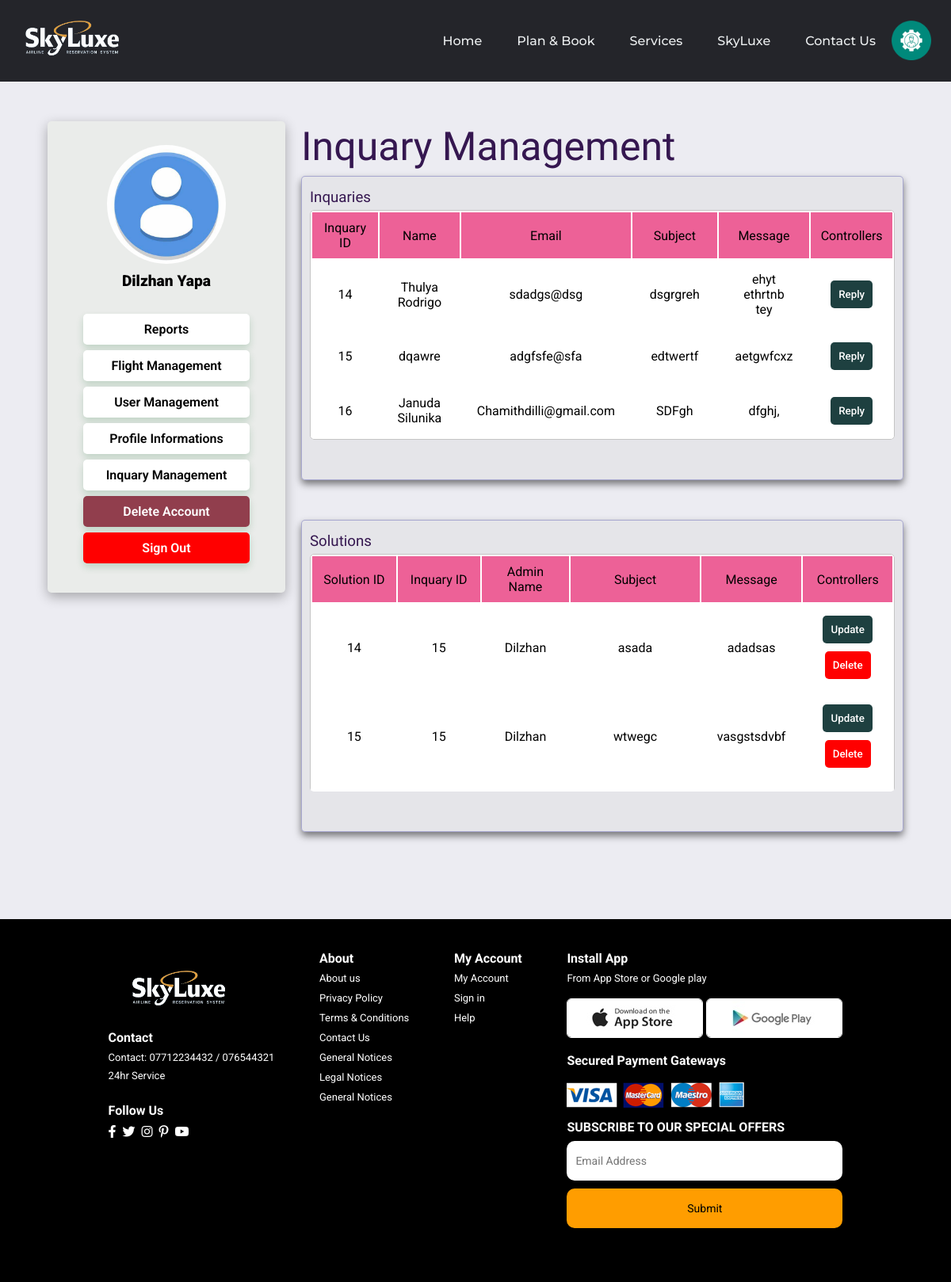
/Pages/inquaryManagement.php (signed in), run on an earlier commit of the app's database.
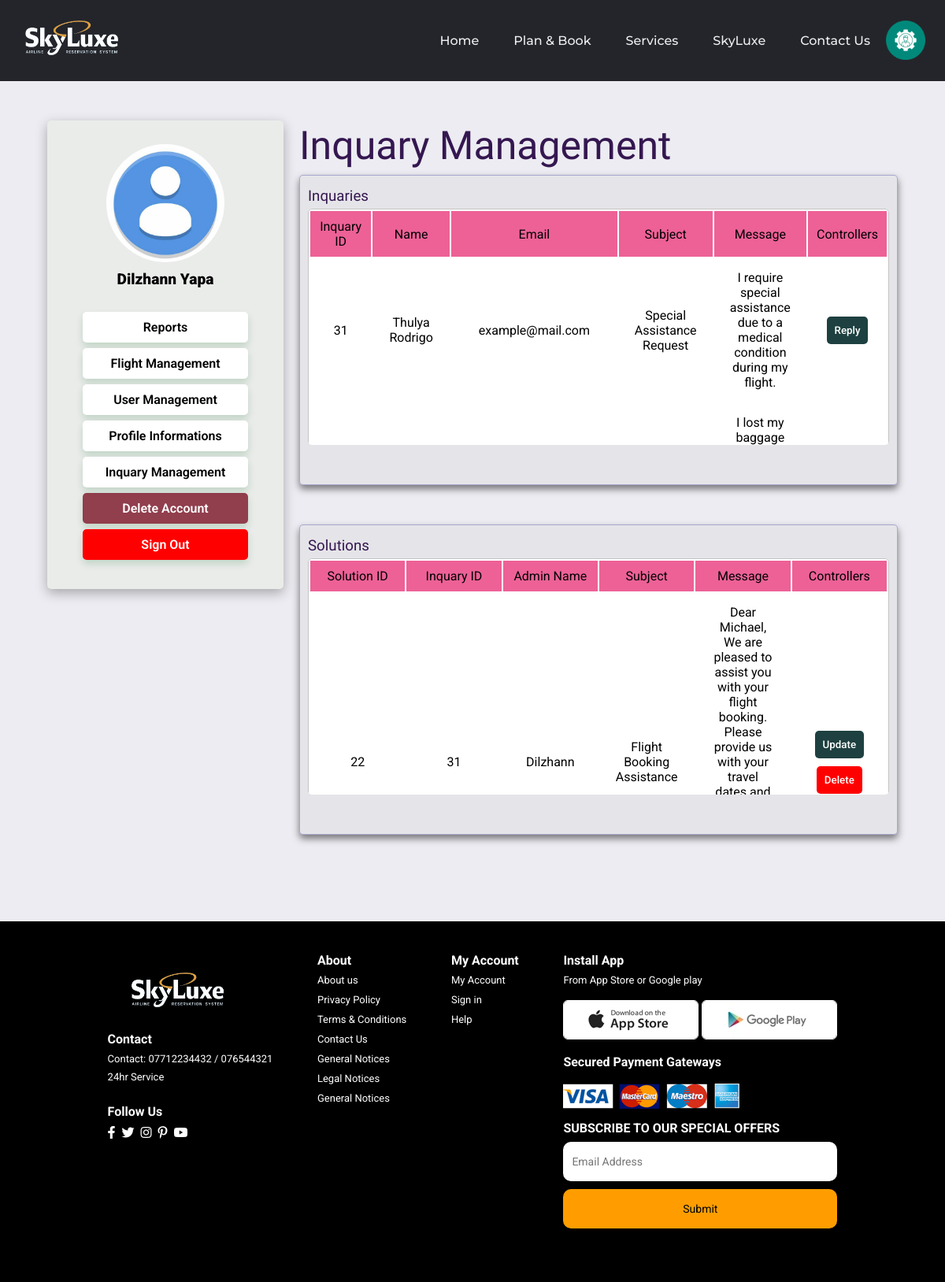
And on a later commit of the database.
### tables this page shows
CREATE TABLE `inquary` (
  `InquaryID` int(11) NOT NULL,
  `Name` varchar(50) NOT NULL,
  `Email` varchar(50) NOT NULL,
  `Subject` varchar(100) NOT NULL,
  `Message` varchar(255) NOT NULL,
  `Username` char(10) DEFAULT NULL
);

CREATE TABLE `solution` (
  `solutionID` int(11) NOT NULL,
  `InquaryID` int(11) NOT NULL,
  `Subject` varchar(100) NOT NULL,
  `Message` varchar(255) NOT NULL,
  `AdminID` char(12) NOT NULL
);

CREATE TABLE `user` (
  `Username` char(12) NOT NULL,
  `FirstName` varchar(30) NOT NULL,
  `LastName` varchar(30) NOT NULL,
  `Address` varchar(100) NOT NULL,
  `Mobile` varchar(20) NOT NULL,
  `Email` varchar(50) NOT NULL,
  `Password` char(16) NOT NULL,
  `Is_Admin` tinyint(1) NOT NULL
);

### Process/checkSolutions.php (the view, shortened to what this page needs)
<?php
    include("../config/dbConn.php");
    $sql = "SELECT s.solutionID,s.InquaryID,a.FirstName,s.Subject,s.Message FROM solution s, user a WHERE a.Username = s.AdminID;";
    $result = mysqli_query($conn,$sql);
    if ($result->num_rows > 0) {
        while ($row = $result->fetch_assoc()) {
            echo "<tr class=\"Inqary\">
                    <td>
                        <label for=\"Inqary\">". $row['solutionID'] ."</label>
                    </td>
                    <td>
                        <label for=\"Inqary\">". $row['InquaryID'] ." </label>
                    </td>
                    <td>
                        <label for=\"Inqary\">". $row['FirstName'] ." </label>
                    </td>
                    <td>
                        <label for=\"Inqary\">". $row['Subject'] ." </label>
                    </td>
                    <td>
                        <label for=\"Inqary\">". $row['Message'] ." </label>
                    </td>
                    <td class=\"Controllers\">
                        <button id=\"Replybtn\" onclick=\"if(window.confirm('Do you want to Reply this Inquary?')){openPopupEditor('".$row['solutionID']."','".$row['InquaryID']."','".$row['Subject']."','".$row['Message']."')};\">Update </button>
                        <button id=\"Replybtn\" style='background-color:red;' onclick=\"if(window.confirm('Do you want to Delete this Inquary?')){document.location = '../Process/delSolution.php?id=". $row['solutionID'] ."';};\">Delete </button>
                    </td>
                </tr>";
        }
    }
?>

### Process/checkInquaries.php (shortened to what this page needs)
<?php
    include("../config/dbConn.php");
    $sql = "SELECT * FROM inquary;";
    $result = mysqli_query($conn,$sql);
    if ($result->num_rows > 0) {
        while ($row = $result->fetch_assoc()) {
            echo "<tr class=\"Inqary\">
                    <td>
                        <label for=\"Inqary\">". $row['InquaryID'] ."</label>
                    </td>
                    <td>
                        <label for=\"Inqary\">". $row['Name'] ." </label>
                    </td>
                    <td>
                        <label for=\"Inqary\">". $row['Email'] ." </label>
                    </td>
                    <td>
                        <label for=\"Inqary\">". $row['Subject'] ." </label>
                    </td>
                    <td>
                        <label for=\"Inqary\">". $row['Message'] ." </label>
                    </td>
                    <td class=\"Controllers\">
                        <button id=\"Replybtn\" onclick=\"if(window.confirm('Do you want to Reply this Inquary?')){openPopup('".$row['InquaryID']."')};\">Reply </button>
                    </td>
                </tr>";
        }
    }
?>

What changed in the data, as far as the page shows it:
removed inquary: InquaryID "14", Name "Thulya Rodrigo", Email "sdadgs@dsg", Subject "dsgrgreh", Message "ehyt ethrtnb tey"
removed inquary: InquaryID "15", Name "dqawre", Email "adgfsfe@sfa", Subject "edtwertf", Message "aetgwfcxz"
removed inquary: InquaryID "16", Name "Januda Silunika", Email "Chamithdilli@gmail.com", Subject "SDFgh", Message "dfghj,"
removed solution: solutionID "14", InquaryID "15", AdminID.FirstName "Dilzhan", Subject "asada", Message "adadsas"
removed solution: solutionID "15", InquaryID "15", AdminID.FirstName "Dilzhan", Subject "wtwegc", Message "vasgstsdvbf"
added inquary: InquaryID "31", Name "Thulya Rodrigo", Email "example@mail.com", Subject "Special Assistance Request", Message "I require special assistance due to a medical condition during my flight."
added inquary: Message "I lost my baggage…"
added solution: solutionID "22", InquaryID "31", AdminID.FirstName "Dilzhann", Subject "Flight Booking Assistance", Message "Dear Michael, We are pleased to assist you with your flight booking. Please provide us with your travel…"
Also different on the page:
$_SESSION['fname']: "Dilzhan" → "Dilzhann"
